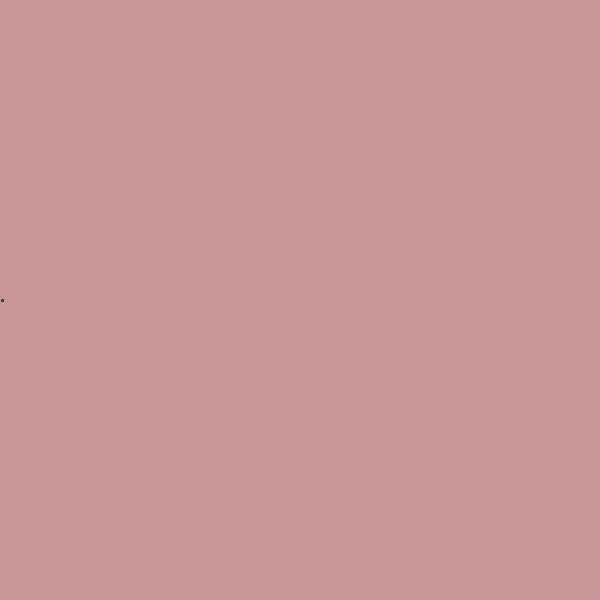
Frame 1 (no input)
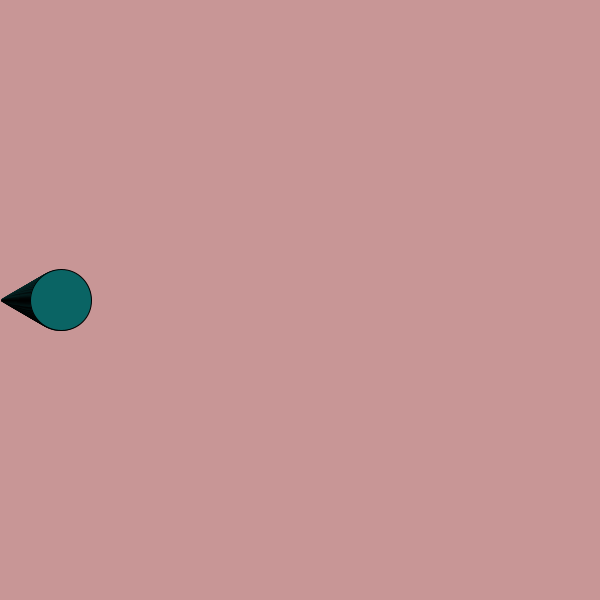
Frame 60 (the mouse pressed at the canvas centre just before this capture)
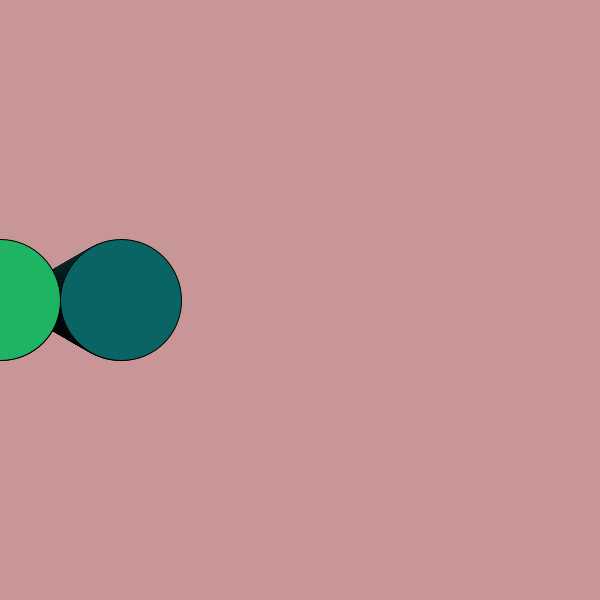
Frame 120 (the mouse held since frame 60 and released just before this capture)

The Processing sketch that drew these frames (run headless with seeded random() and noise(); from frame 60 on, the mouse is pressed at the canvas centre):

// Processing sketch: processing_185419
// ── processing_185419.pde

float px= 1;
void setup(){
  size(600,600);
 background(200,150,150);
}
void draw() {
  px= px+ 1;
  ellipse(px, 300, px, px);
  fill (30,180,100);
  
  if (mousePressed){
   ellipse(0, 300, px, px);}
   fill(10,100,100);
}
